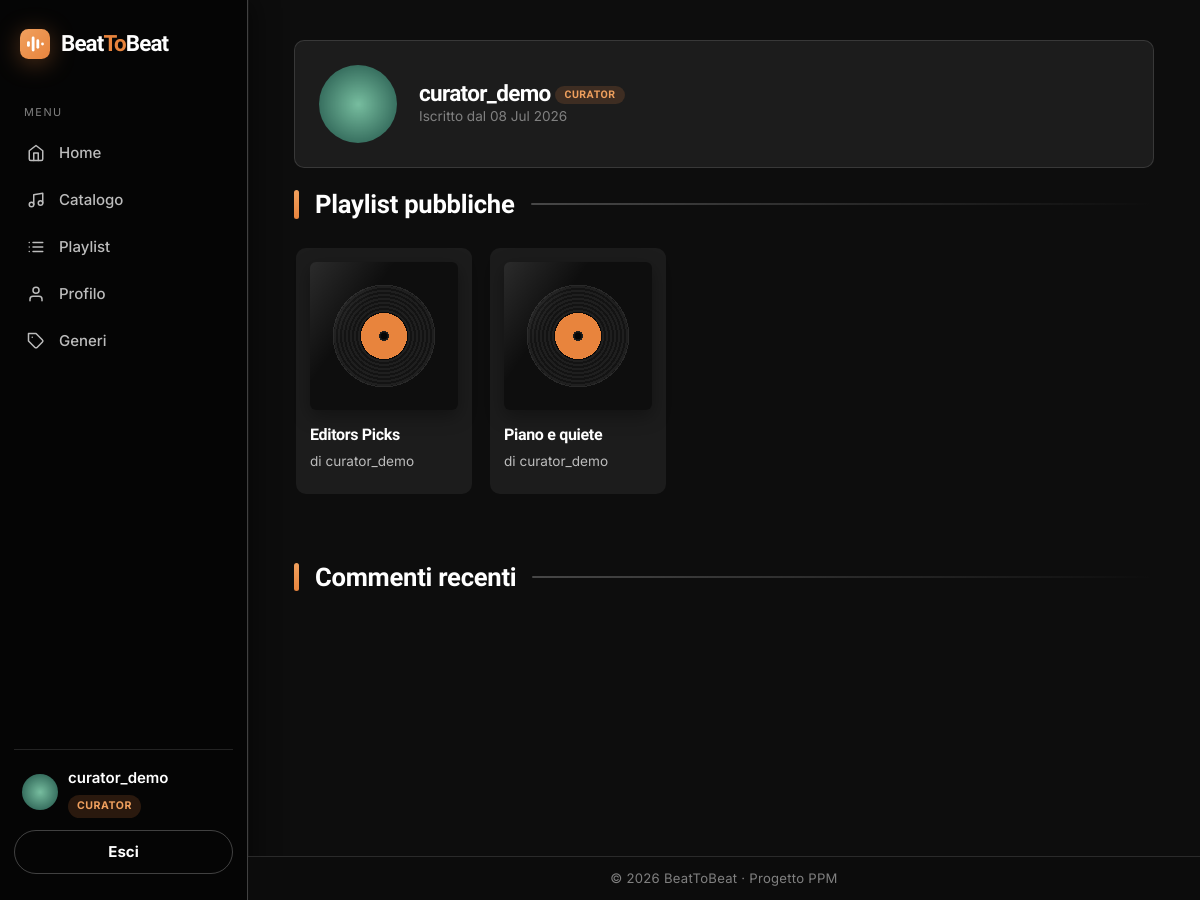
/accounts/u/curator_demo/ (signed in), run on the app's committed database.
### accounts/models.py (models this page shows, shortened)
class CustomUser(AbstractUser):
    class Role(models.TextChoices):
        LISTENER = 'listener', 'Listener'
        CURATOR = 'curator', 'Curator'
        MODERATOR = 'moderator', 'Moderator'
    role = models.CharField(
        max_length=20,
        choices=Role.choices,
        default=Role.LISTENER,
    )
    bio = models.TextField(blank=True)
    birth_date = models.DateField(null=True, blank=True)
    favorite_genre = models.ForeignKey(
        'music.Genre',
        on_delete=models.SET_NULL,
        null=True,
        blank=True,
        related_name='fans',
    )
    avatar_image = models.FileField(
        upload_to='avatars/',
        blank=True,
        null=True,
        validators=[FileExtensionValidator(allowed_extensions=['jpg', 'jpeg', 'png', 'gif', 'webp'])],
    )
    AVATAR_COLORS = ['#f0803c', '#e0a15e', '#81b29a', '#6a8ec9', '#b07ba0', '#c96a6a']
    @property
    def is_curator(self):
        return self.role == self.Role.CURATOR or self.is_superuser
    @property
    def is_moderator(self):
        return self.role == self.Role.MODERATOR or self.is_superuser

### music/models.py (models this page shows, shortened)
class Playlist(models.Model):
    name = models.CharField(max_length=150)
    owner = models.ForeignKey(
        settings.AUTH_USER_MODEL,
        on_delete=models.CASCADE,
        related_name='playlists',
    )
    songs = models.ManyToManyField(
        Song,
        related_name='playlists',
        blank=True,
    )
    is_public = models.BooleanField(default=False)
    is_editorial = models.BooleanField(default=False)
    followers = models.ManyToManyField(
        settings.AUTH_USER_MODEL,
        related_name='saved_playlists',
        blank=True,
    )
    collaborators = models.ManyToManyField(
        settings.AUTH_USER_MODEL,
        related_name='collaborative_playlists',
        blank=True,
    )
    pending_collaborators = models.ManyToManyField(
        settings.AUTH_USER_MODEL,
        related_name='playlist_invitations',
        blank=True,
    )
    class Meta:
        ordering = ['name']

### accounts/views.py (the view)
# urls.py: path('u/<str:username>/', PublicProfileView.as_view(), name='public_profile'),
class PublicProfileView(LoginRequiredMixin, DetailView):
    model = CustomUser
    template_name = 'accounts/public_profile.html'
    slug_field = 'username'
    slug_url_kwarg = 'username'
    context_object_name = 'profile_user'
    def get_context_data(self, **kwargs):
        context = super().get_context_data(**kwargs)
        target = self.object
        context['public_playlists'] = target.playlists.filter(
            Q(is_public=True) | Q(is_editorial=True)
        ).distinct()
        context['recent_comments'] = target.comments.all()[:5]
        return context

### templates/accounts/public_profile.html (shortened to what this page needs)
{% extends 'base.html' %}
{% block content %}
<div class="panel profile-head">
	{% include 'partials/avatar.html' with profile_user=profile_user size='avatar-lg' %}
	<div>
		<h2 class="mb-0">
			{{ profile_user.username }}
			{% if profile_user.is_superuser %}<span class="role-badge admin">Admin</span>
			{% elif profile_user.role == 'curator' %}<span class="role-badge curator">Curator</span>
			{% elif profile_user.role == 'moderator' %}<span class="role-badge moderator">Moderator</span>
			{% else %}<span class="role-badge listener">Listener</span>{% endif %}
		</h2>
		<div class="list-meta">
			Iscritto dal {{ profile_user.date_joined|date:"d M Y" }}
		</div>
	</div>
</div>
<h2 class="section-head">Playlist pubbliche</h2>
{% if public_playlists %}
<div class="carousel">
	{% for playlist in public_playlists %}
	{% include 'partials/playlist_card.html' %}
	{% endfor %}
</div>
{% else %}
<div class="empty">Nessuna playlist pubblica.</div>
{% endif %}
<h2 class="section-head">Commenti recenti</h2>
{% endblock %}

### templates/base.html (shortened to what this page needs)
{% load static %}
<!DOCTYPE html>
<html lang="it">
<head>
	<link rel="stylesheet" href="{% static 'css/style.css' %}">
</head>
<body>
	{% block layout %}
	<div class="app-shell">
		<aside class="sidebar">
			<a class="brand" href="{% url 'pages:home' %}">{% include 'partials/logo.html' %}<span>Beat<span class="beat-accent">To</span>Beat</span></a>
			<nav>
				<div class="nav-section-label">Menu</div>
				<a class="nav-item-link {% if request.path == '/' %}active{% endif %}" href="{% url 'pages:home' %}">
					<span class="nav-icon"><svg viewBox="0 0 24 24" fill="none" stroke="currentColor" stroke-width="2" stroke-linecap="round" stroke-linejoin="round"><path d="M3 9l9-7 9 7v11a2 2 0 0 1-2 2H5a2 2 0 0 1-2-2z"/><path d="M9 22V12h6v10"/></svg></span><span class="nav-label">Home</span>
				</a>
				{% if user.is_authenticated %}
				<a class="nav-item-link {% if '/music/songs' in request.path %}active{% endif %}" href="{% url 'music:song_list' %}">
					<span class="nav-icon"><svg viewBox="0 0 24 24" fill="none" stroke="currentColor" stroke-width="2" stroke-linecap="round" stroke-linejoin="round"><path d="M9 18V5l12-2v13"/><circle cx="6" cy="18" r="3"/><circle cx="18" cy="16" r="3"/></svg></span><span class="nav-label">Catalogo</span>
				</a>
				<a class="nav-item-link {% if '/music/playlists' in request.path %}active{% endif %}" href="{% url 'music:playlist_list' %}">
					<span class="nav-icon"></span><span class="nav-label">Playlist</span>
				</a>
				<a class="nav-item-link {% if '/accounts/profile' in request.path %}active{% endif %}" href="{% url 'accounts:profile' %}">
					<span class="nav-icon"><svg viewBox="0 0 24 24" fill="none" stroke="currentColor" stroke-width="2" stroke-linecap="round" stroke-linejoin="round"><path d="M20 21v-2a4 4 0 0 0-4-4H8a4 4 0 0 0-4 4v2"/><circle cx="12" cy="7" r="4"/></svg></span><span class="nav-label">Profilo</span>
				</a>
				{% if user.is_curator %}
				<a class="nav-item-link {% if '/music/genres' in request.path %}active{% endif %}" href="{% url 'music:genre_list' %}">
					<span class="nav-icon"><svg viewBox="0 0 24 24" fill="none" stroke="currentColor" stroke-width="2" stroke-linecap="round" stroke-linejoin="round"><path d="M20.59 13.41l-7.17 7.17a2 2 0 0 1-2.83 0L2 12V2h10l8.59 8.59a2 2 0 0 1 0 2.82z"/><line x1="7" y1="7" x2="7.01" y2="7"/></svg></span><span class="nav-label">Generi</span>
				</a>
				{% endif %}
				{% endif %}
			</nav>
			<div class="sidebar-footer">
				{% if user.is_authenticated %}
				<div class="user-box">
					{% include 'partials/avatar.html' with profile_user=user %}
					<div>
						<div class="user-name">{{ user.username }}</div>
						{% if user.is_superuser %}
						<span class="role-badge admin">Admin</span>
						{% elif user.role == 'curator' %}
						<span class="role-badge curator">Curator</span>
						{% elif user.role == 'moderator' %}
						<span class="role-badge moderator">Moderator</span>
						{% else %}
						<span class="role-badge listener">Listener</span>
						{% endif %}
					</div>
				</div>
				<form method="post" action="{% url 'accounts:logout' %}">
					<button type="submit" class="btn btn-ghost btn-block">Esci</button>
				</form>
				{% else %}
				<a class="btn btn-accent btn-block" href="{% url 'accounts:login' %}">Accedi</a>
				<a class="btn btn-ghost btn-block mt-2" href="{% url 'accounts:signup' %}">Registrati</a>
				{% endif %}
			</div>
		</aside>
		<main class="content-area">
			{% block content %}{% endblock %}
			<footer class="site-footer">© 2026 BeatToBeat · Progetto PPM</footer>
		</main>
	</div>
	{% endblock %}
</body>
</html>

### templates/partials/avatar.html
{% if profile_user.avatar_image %}
<span class="avatar {{ size }}"><img src="{{ profile_user.avatar_image.url }}" alt="{{ profile_user.username }}"></span>
{% else %}
<span class="avatar {{ size }}" style="background-color: {{ profile_user.avatar_color }};">{{ profile_user.initial }}</span>
{% endif %}

### templates/partials/playlist_card.html
<div class="music-card playlist-card">
	<a href="{% url 'music:playlist_detail' playlist.pk %}">
		<div class="cover-art"></div>
	</a>
	<a href="{% url 'music:playlist_detail' playlist.pk %}" class="card-title-music">{{ playlist.name }}</a>
	<div class="card-artist">di {{ playlist.owner.username }}</div>
</div>

### data on the page
CustomUser: avatar_image (picture), username "curator_demo", date_joined "08 Jul 2026"
Playlist: name "Editors Picks", owner.username "curator_demo"
Playlist: name "Piano e quiete", owner.username "curator_demo"
